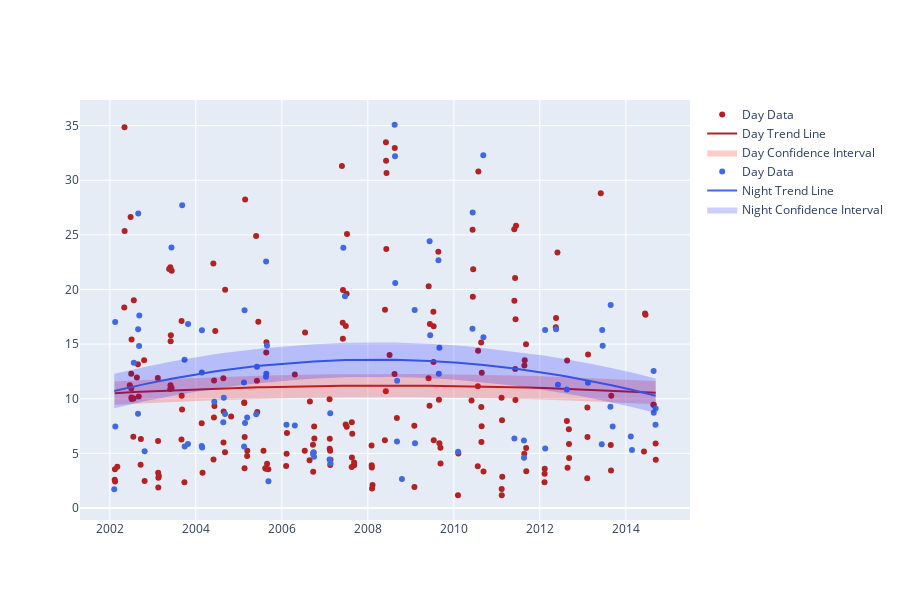

Notebook source saved alongside this figure:
### Code cell
day_data = day_data.sel(time=slice(time_start, time_end))
night_data = night_data.sel(time=slice(time_start, time_end))
plot_trend(day_data, night_data, poly_order=2).show()
